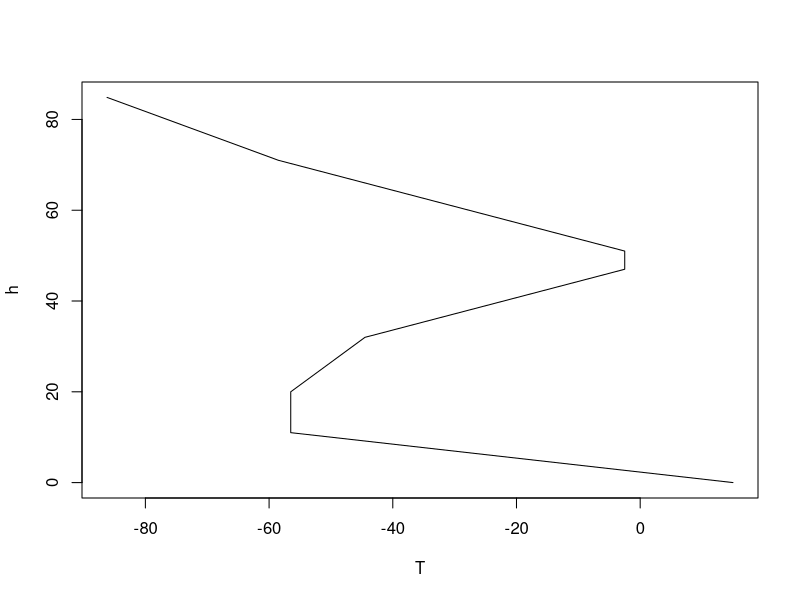

Recreate this plot in R.
## ---- chunk 1
28 * 0.78 + 32 * 0.21 + 40 * 0.01
## ---- chunk 2
T <- c(15.0, -56.5, -56.5, -44.5, -2.5, -2.5, -58.5, -86.2)
h <- c(0, 11, 20, 32, 47, 51, 71, 84.852)
plot(T, h, type="l")
